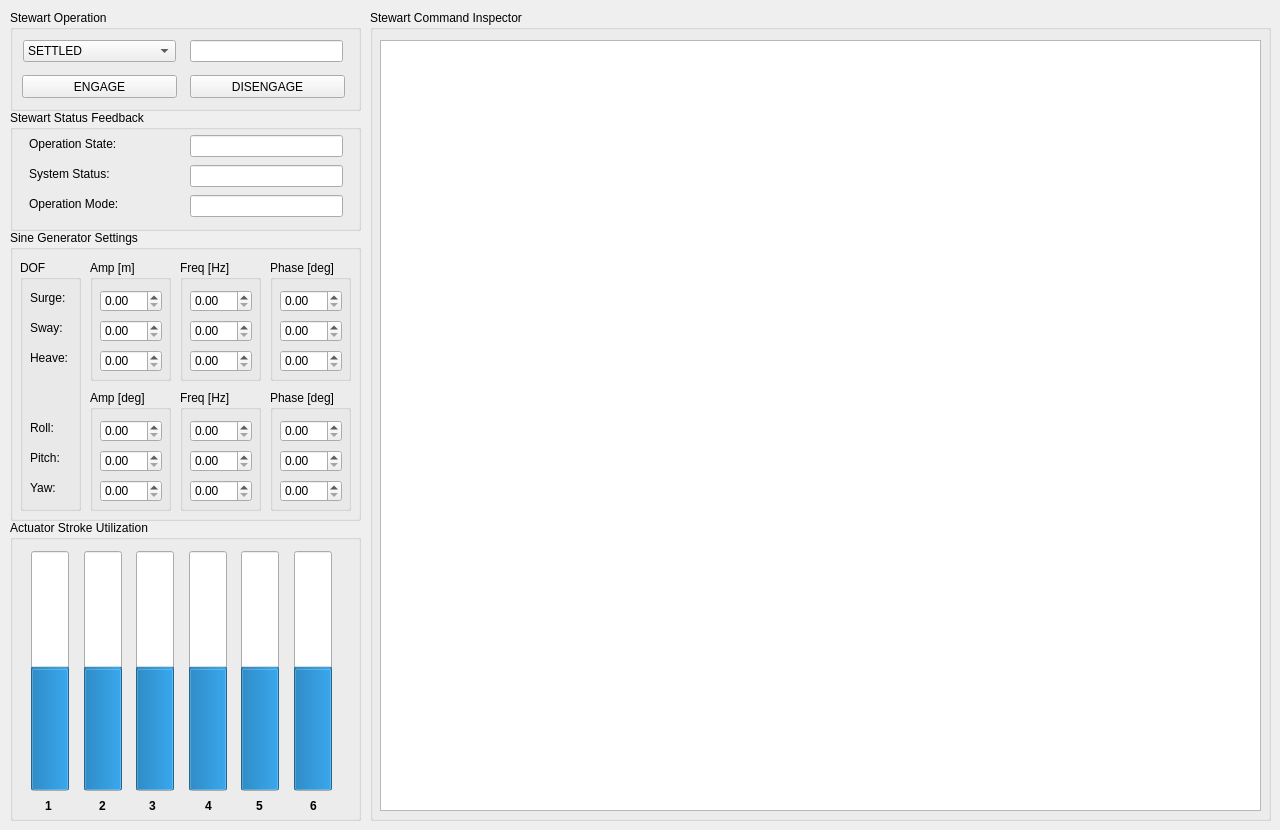
    <widget class="QWidget" name="tab_11">
     <attribute name="title">
      <string>EM8000</string>
     </attribute>
     <widget class="QGroupBox" name="groupBox_4">
      <property name="geometry">
       <rect>
        <x>10</x>
        <y>230</y>
        <width>351</width>
        <height>291</height>
       </rect>
      </property>
      <property name="title">
       <string>Sine Generator Settings</string>
      </property>
      <widget class="QGroupBox" name="groupBox_6">
       <property name="geometry">
        <rect>
         <x>80</x>
         <y>30</y>
         <width>81</width>
         <height>121</height>
        </rect>
       </property>
       <property name="title">
        <string>Amp [m]</string>
       </property>
       <widget class="QDoubleSpinBox" name="em8000_amp_0">
        <property name="geometry">
         <rect>
          <x>10</x>
          <y>30</y>
          <width>62</width>
          <height>22</height>
         </rect>
        </property>
       </widget>
       <widget class="QDoubleSpinBox" name="em8000_amp_1">
        <property name="geometry">
         <rect>
          <x>10</x>
          <y>60</y>
          <width>62</width>
          <height>22</height>
         </rect>
        </property>
       </widget>
       <widget class="QDoubleSpinBox" name="em8000_amp_2">
        <property name="geometry">
         <rect>
          <x>10</x>
          <y>90</y>
          <width>62</width>
          <height>22</height>
         </rect>
        </property>
       </widget>
      </widget>
      <widget class="QGroupBox" name="groupBox_11">
       <property name="geometry">
        <rect>
         <x>170</x>
         <y>30</y>
         <width>81</width>
         <height>121</height>
        </rect>
       </property>
       <property name="title">
        <string>Freq [Hz]</string>
       </property>
       <widget class="QDoubleSpinBox" name="em8000_freq_0">
        <property name="geometry">
         <rect>
          <x>10</x>
          <y>30</y>
          <width>62</width>
          <height>22</height>
         </rect>
        </property>
       </widget>
       <widget class="QDoubleSpinBox" name="em8000_freq_1">
        <property name="geometry">
         <rect>
          <x>10</x>
          <y>60</y>
          <width>62</width>
          <height>22</height>
         </rect>
        </property>
       </widget>
       <widget class="QDoubleSpinBox" name="em8000_freq_2">
        <property name="geometry">
         <rect>
          <x>10</x>
          <y>90</y>
          <width>62</width>
          <height>22</height>
         </rect>
        </property>
       </widget>
      </widget>
      <widget class="QGroupBox" name="groupBox_30">
       <property name="geometry">
        <rect>
         <x>260</x>
         <y>30</y>
         <width>81</width>
         <height>121</height>
        </rect>
       </property>
       <property name="title">
        <string>Phase [deg]</string>
       </property>
       <widget class="QDoubleSpinBox" name="em8000_phase_0">
        <property name="geometry">
         <rect>
          <x>10</x>
          <y>30</y>
          <width>62</width>
          <height>22</height>
         </rect>
        </property>
       </widget>
       <widget class="QDoubleSpinBox" name="em8000_phase_1">
        <property name="geometry">
         <rect>
          <x>10</x>
          <y>60</y>
          <width>62</width>
          <height>22</height>
         </rect>
        </property>
       </widget>
       <widget class="QDoubleSpinBox" name="em8000_phase_2">
        <property name="geometry">
         <rect>
          <x>10</x>
          <y>90</y>
          <width>62</width>
          <height>22</height>
         </rect>
        </property>
       </widget>
      </widget>
      <widget class="QGroupBox" name="groupBox_33">
       <property name="geometry">
        <rect>
         <x>80</x>
         <y>160</y>
         <width>81</width>
         <height>121</height>
        </rect>
       </property>
       <property name="title">
        <string>Amp [deg]</string>
       </property>
       <widget class="QDoubleSpinBox" name="em8000_amp_3">
        <property name="geometry">
         <rect>
          <x>10</x>
          <y>30</y>
          <width>62</width>
          <height>22</height>
         </rect>
        </property>
       </widget>
       <widget class="QDoubleSpinBox" name="em8000_amp_4">
        <property name="geometry">
         <rect>
          <x>10</x>
          <y>60</y>
          <width>62</width>
          <height>22</height>
         </rect>
        </property>
       </widget>
       <widget class="QDoubleSpinBox" name="em8000_amp_5">
        <property name="geometry">
         <rect>
          <x>10</x>
          <y>90</y>
          <width>62</width>
          <height>22</height>
         </rect>
        </property>
       </widget>
      </widget>
      <widget class="QGroupBox" name="groupBox_34">
       <property name="geometry">
        <rect>
         <x>170</x>
         <y>160</y>
         <width>81</width>
         <height>121</height>
        </rect>
       </property>
       <property name="title">
        <string>Freq [Hz]</string>
       </property>
       <widget class="QDoubleSpinBox" name="em8000_freq_3">
        <property name="geometry">
         <rect>
          <x>10</x>
          <y>30</y>
          <width>62</width>
          <height>22</height>
         </rect>
        </property>
       </widget>
       <widget class="QDoubleSpinBox" name="em8000_freq_4">
        <property name="geometry">
         <rect>
          <x>10</x>
          <y>60</y>
          <width>62</width>
          <height>22</height>
         </rect>
        </property>
       </widget>
       <widget class="QDoubleSpinBox" name="em8000_freq_5">
        <property name="geometry">
         <rect>
          <x>10</x>
          <y>90</y>
          <width>62</width>
          <height>22</height>
         </rect>
        </property>
       </widget>
      </widget>
      <widget class="QGroupBox" name="groupBox_35">
       <property name="geometry">
        <rect>
         <x>260</x>
         <y>160</y>
         <width>81</width>
         <height>121</height>
        </rect>
       </property>
       <property name="title">
        <string>Phase [deg]</string>
       </property>
       <widget class="QDoubleSpinBox" name="em8000_phase_3">
        <property name="geometry">
         <rect>
          <x>10</x>
          <y>30</y>
          <width>62</width>
          <height>22</height>
         </rect>
        </property>
       </widget>
       <widget class="QDoubleSpinBox" name="em8000_phase_4">
        <property name="geometry">
         <rect>
          <x>10</x>
          <y>60</y>
          <width>62</width>
          <height>22</height>
         </rect>
        </property>
       </widget>
       <widget class="QDoubleSpinBox" name="em8000_phase_5">
        <property name="geometry">
         <rect>
          <x>10</x>
          <y>90</y>
          <width>62</width>
          <height>22</height>
         </rect>
        </property>
       </widget>
      </widget>
      <widget class="QGroupBox" name="groupBox_36">
       <property name="geometry">
        <rect>
         <x>10</x>
         <y>30</y>
         <width>61</width>
         <height>251</height>
        </rect>
       </property>
       <property name="title">
        <string>DOF</string>
       </property>
       <widget class="QLabel" name="label_7">
        <property name="geometry">
         <rect>
          <x>10</x>
          <y>160</y>
          <width>51</width>
          <height>16</height>
         </rect>
        </property>
        <property name="text">
         <string>Roll:</string>
        </property>
       </widget>
       <widget class="QLabel" name="label_9">
        <property name="geometry">
         <rect>
          <x>10</x>
          <y>90</y>
          <width>51</width>
          <height>16</height>
         </rect>
        </property>
        <property name="text">
         <string>Heave:</string>
        </property>
       </widget>
       <widget class="QLabel" name="label_10">
        <property name="geometry">
         <rect>
          <x>10</x>
          <y>30</y>
          <width>51</width>
          <height>16</height>
         </rect>
        </property>
        <property name="text">
         <string>Surge:</string>
        </property>
       </widget>
       <widget class="QLabel" name="label_11">
        <property name="geometry">
         <rect>
          <x>10</x>
          <y>190</y>
          <width>51</width>
          <height>16</height>
         </rect>
        </property>
        <property name="text">
         <string>Pitch:</string>
        </property>
       </widget>
       <widget class="QLabel" name="label_12">
        <property name="geometry">
         <rect>
          <x>10</x>
          <y>60</y>
          <width>51</width>
          <height>16</height>
         </rect>
        </property>
        <property name="text">
         <string>Sway:</string>
        </property>
       </widget>
       <widget class="QLabel" name="label_16">
        <property name="geometry">
         <rect>
          <x>10</x>
          <y>220</y>
          <width>51</width>
          <height>16</height>
         </rect>
        </property>
        <property name="text">
         <string>Yaw:</string>
        </property>
       </widget>
      </widget>
     </widget>
     <widget class="QGroupBox" name="groupBox_12">
      <property name="geometry">
       <rect>
        <x>10</x>
        <y>110</y>
        <width>351</width>
        <height>121</height>
       </rect>
      </property>
      <property name="title">
       <string>Stewart Status Feedback</string>
      </property>
      <widget class="QLineEdit" name="em8000_eOpMode">
       <property name="geometry">
        <rect>
         <x>180</x>
         <y>85</y>
         <width>153</width>
         <height>22</height>
        </rect>
       </property>
       <property name="readOnly">
        <bool>true</bool>
       </property>
      </widget>
      <widget class="QLineEdit" name="em8000_eStatus">
       <property name="geometry">
        <rect>
         <x>180</x>
         <y>55</y>
         <width>153</width>
         <height>22</height>
        </rect>
       </property>
       <property name="readOnly">
        <bool>true</bool>
       </property>
      </widget>
      <widget class="QLabel" name="label_17">
       <property name="geometry">
        <rect>
         <x>19</x>
         <y>26</y>
         <width>141</width>
         <height>16</height>
        </rect>
       </property>
       <property name="text">
        <string>Operation State:</string>
       </property>
      </widget>
      <widget class="QLabel" name="label_18">
       <property name="geometry">
        <rect>
         <x>19</x>
         <y>56</y>
         <width>141</width>
         <height>16</height>
        </rect>
       </property>
       <property name="text">
        <string>System Status:</string>
       </property>
      </widget>
      <widget class="QLabel" name="label_19">
       <property name="geometry">
        <rect>
         <x>19</x>
         <y>86</y>
         <width>141</width>
         <height>16</height>
        </rect>
       </property>
       <property name="text">
        <string>Operation Mode:</string>
       </property>
      </widget>
      <widget class="QLineEdit" name="em8000_eState">
       <property name="geometry">
        <rect>
         <x>180</x>
         <y>25</y>
         <width>153</width>
         <height>22</height>
        </rect>
       </property>
       <property name="readOnly">
        <bool>true</bool>
       </property>
      </widget>
     </widget>
     <widget class="QGroupBox" name="groupBox_37">
      <property name="geometry">
       <rect>
        <x>370</x>
        <y>10</y>
        <width>901</width>
        <height>811</height>
       </rect>
      </property>
      <property name="title">
       <string>Stewart Command Inspector</string>
      </property>
      <widget class="GraphicsLayoutWidget" name="em8000_plot">
       <property name="geometry">
        <rect>
         <x>10</x>
         <y>30</y>
         <width>881</width>
         <height>771</height>
        </rect>
       </property>
      </widget>
     </widget>
     <widget class="QGroupBox" name="groupBox_13">
      <property name="geometry">
       <rect>
        <x>10</x>
        <y>10</y>
        <width>351</width>
        <height>101</height>
       </rect>
      </property>
      <property name="title">
       <string>Stewart Operation</string>
      </property>
      <widget class="QComboBox" name="em8000_eModeCmd">
       <property name="geometry">
        <rect>
         <x>13</x>
         <y>30</y>
         <width>153</width>
         <height>22</height>
        </rect>
       </property>
       <item>
        <property name="text">
         <string>SETTLED</string>
        </property>
       </item>
       <item>
        <property name="text">
         <string>NEUTRAL</string>
        </property>
       </item>
       <item>
        <property name="text">
         <string>SIMULATION</string>
        </property>
       </item>
       <item>
        <property name="text">
         <string>GENERATOR</string>
        </property>
       </item>
       <item>
        <property name="text">
         <string>FILE</string>
        </property>
       </item>
      </widget>
      <widget class="QPushButton" name="em8000_engage">
       <property name="geometry">
        <rect>
         <x>12</x>
         <y>65</y>
         <width>155</width>
         <height>23</height>
        </rect>
       </property>
       <property name="text">
        <string>ENGAGE</string>
       </property>
      </widget>
      <widget class="QPushButton" name="em8000_disengage">
       <property name="geometry">
        <rect>
         <x>180</x>
         <y>65</y>
         <width>155</width>
         <height>23</height>
        </rect>
       </property>
       <property name="text">
        <string>DISENGAGE</string>
       </property>
      </widget>
      <widget class="QLineEdit" name="em8000_eMode">
       <property name="geometry">
        <rect>
         <x>180</x>
         <y>30</y>
         <width>153</width>
         <height>22</height>
        </rect>
       </property>
       <property name="readOnly">
        <bool>true</bool>
       </property>
      </widget>
     </widget>
     <widget class="QGroupBox" name="groupBox_14">
      <property name="geometry">
       <rect>
        <x>10</x>
        <y>520</y>
        <width>351</width>
        <height>301</height>
       </rect>
      </property>
      <property name="title">
       <string>Actuator Stroke Utilization</string>
      </property>
      <widget class="QProgressBar" name="em8000_cylinder_1">
       <property name="geometry">
        <rect>
         <x>21</x>
         <y>31</y>
         <width>38</width>
         <height>240</height>
        </rect>
       </property>
       <property name="minimum">
        <number>-100</number>
       </property>
       <property name="value">
        <number>0</number>
       </property>
       <property name="orientation">
        <enum>Qt::Vertical</enum>
       </property>
       <property name="invertedAppearance">
        <bool>false</bool>
       </property>
      </widget>
      <widget class="QLabel" name="label_59">
       <property name="geometry">
        <rect>
         <x>239</x>
         <y>275</y>
         <width>21</width>
         <height>21</height>
        </rect>
       </property>
       <property name="font">
        <font>
         <weight>75</weight>
         <bold>true</bold>
        </font>
       </property>
       <property name="layoutDirection">
        <enum>Qt::LeftToRight</enum>
       </property>
       <property name="text">
        <string>5</string>
       </property>
       <property name="alignment">
        <set>Qt::AlignCenter</set>
       </property>
      </widget>
      <widget class="QLabel" name="label_60">
       <property name="geometry">
        <rect>
         <x>293</x>
         <y>275</y>
         <width>21</width>
         <height>21</height>
        </rect>
       </property>
       <property name="font">
        <font>
         <weight>75</weight>
         <bold>true</bold>
        </font>
       </property>
       <property name="layoutDirection">
        <enum>Qt::LeftToRight</enum>
       </property>
       <property name="text">
        <string>6</string>
       </property>
       <property name="alignment">
        <set>Qt::AlignCenter</set>
       </property>
      </widget>
      <widget class="QLabel" name="label_61">
       <property name="geometry">
        <rect>
         <x>188</x>
         <y>275</y>
         <width>21</width>
         <height>21</height>
        </rect>
       </property>
       <property name="font">
        <font>
         <weight>75</weight>
         <bold>true</bold>
        </font>
       </property>
       <property name="layoutDirection">
        <enum>Qt::LeftToRight</enum>
       </property>
       <property name="text">
        <string>4</string>
       </property>
       <property name="alignment">
        <set>Qt::AlignCenter</set>
       </property>
      </widget>
      <widget class="QLabel" name="label_62">
       <property name="geometry">
        <rect>
         <x>132</x>
         <y>275</y>
         <width>21</width>
         <height>21</height>
        </rect>
       </property>
       <property name="font">
        <font>
         <weight>75</weight>
         <bold>true</bold>
        </font>
       </property>
       <property name="layoutDirection">
        <enum>Qt::LeftToRight</enum>
       </property>
       <property name="text">
        <string>3</string>
       </property>
       <property name="alignment">
        <set>Qt::AlignCenter</set>
       </property>
      </widget>
      <widget class="QLabel" name="label_63">
       <property name="geometry">
        <rect>
         <x>82</x>
         <y>275</y>
         <width>21</width>
         <height>21</height>
        </rect>
       </property>
       <property name="font">
        <font>
         <weight>75</weight>
         <bold>true</bold>
        </font>
       </property>
       <property name="layoutDirection">
        <enum>Qt::LeftToRight</enum>
       </property>
       <property name="text">
        <string>2</string>
       </property>
       <property name="alignment">
        <set>Qt::AlignCenter</set>
       </property>
      </widget>
      <widget class="QLabel" name="label_64">
       <property name="geometry">
        <rect>
         <x>28</x>
         <y>275</y>
         <width>21</width>
         <height>21</height>
        </rect>
       </property>
       <property name="font">
        <font>
         <weight>75</weight>
         <bold>true</bold>
        </font>
       </property>
       <property name="layoutDirection">
        <enum>Qt::LeftToRight</enum>
       </property>
       <property name="text">
        <string>1</string>
       </property>
       <property name="alignment">
        <set>Qt::AlignCenter</set>
       </property>
      </widget>
      <widget class="QProgressBar" name="em8000_cylinder_2">
       <property name="geometry">
        <rect>
         <x>74</x>
         <y>31</y>
         <width>38</width>
         <height>240</height>
        </rect>
       </property>
       <property name="minimum">
        <number>-100</number>
       </property>
       <property name="value">
        <number>0</number>
       </property>
       <property name="orientation">
        <enum>Qt::Vertical</enum>
       </property>
       <property name="invertedAppearance">
        <bool>false</bool>
       </property>
      </widget>
      <widget class="QProgressBar" name="em8000_cylinder_3">
       <property name="geometry">
        <rect>
         <x>126</x>
         <y>31</y>
         <width>38</width>
         <height>240</height>
        </rect>
       </property>
       <property name="minimum">
        <number>-100</number>
       </property>
       <property name="value">
        <number>0</number>
       </property>
       <property name="orientation">
        <enum>Qt::Vertical</enum>
       </property>
       <property name="invertedAppearance">
        <bool>false</bool>
       </property>
      </widget>
      <widget class="QProgressBar" name="em8000_cylinder_4">
       <property name="geometry">
        <rect>
         <x>179</x>
         <y>31</y>
         <width>38</width>
         <height>240</height>
        </rect>
       </property>
       <property name="minimum">
        <number>-100</number>
       </property>
       <property name="value">
        <number>0</number>
       </property>
       <property name="orientation">
        <enum>Qt::Vertical</enum>
       </property>
       <property name="invertedAppearance">
        <bool>false</bool>
       </property>
      </widget>
      <widget class="QProgressBar" name="em8000_cylinder_5">
       <property name="geometry">
        <rect>
         <x>231</x>
         <y>31</y>
         <width>38</width>
         <height>240</height>
        </rect>
       </property>
       <property name="minimum">
        <number>-100</number>
       </property>
       <property name="value">
        <number>0</number>
       </property>
       <property name="orientation">
        <enum>Qt::Vertical</enum>
       </property>
       <property name="invertedAppearance">
        <bool>false</bool>
       </property>
      </widget>
      <widget class="QProgressBar" name="em8000_cylinder_6">
       <property name="geometry">
        <rect>
         <x>284</x>
         <y>31</y>
         <width>38</width>
         <height>240</height>
        </rect>
       </property>
       <property name="minimum">
        <number>-100</number>
       </property>
       <property name="value">
        <number>0</number>
       </property>
       <property name="orientation">
        <enum>Qt::Vertical</enum>
       </property>
       <property name="invertedAppearance">
        <bool>false</bool>
       </property>
      </widget>
     </widget>
    </widget>
